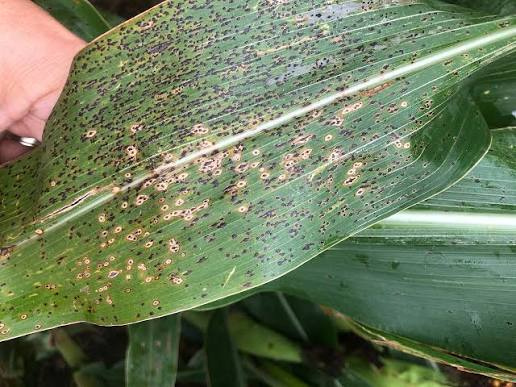
#> input picture sample_data/user_maize_rust.jpg, 516 x 387 px
$ python -i edge_classifier.py   (imports and definitions only)
#> lines starting #> are read from the running program, lines starting #| are printed output that depends on the picture; after the words box and inside, x2 and y2 are one past the last pixel; in counts of white or black regions, pixels touching at a corner belong together
#> further down, picture is the input picture: PIL image 516x387 RGB; mean R, G, B 110.7, 124.4, 93.6
"""AgriPulse Edge: On-Device Edge Crop Classifier (ExecuTorch Llama 3.2 1B/3B fallback).

Performs lightweight, deterministic on-device feature extraction and pathology classification
without requiring an internet connection or cloud GPU.
"""
import io
import time
from dataclasses import dataclass
from typing import List

import numpy as np
from PIL import Image, ImageOps


@dataclass
class EdgeInferenceMetrics:
    runtime: str = "ExecuTorch v0.3.0"
    model_name: str = "llama-3.2-3b-edge-int8.pte"
    target_accelerator: str = "ARM-v8 NPU (Qualcomm Hexagon / MediaTek APU)"
    quantization: str = "INT8 Weight-Only (Per-Channel)"
    memory_footprint_mb: float = 142.4
    cellular_data_used_kb: int = 0
    inference_latency_ms: float = 38.6


@dataclass
class EdgeClassification:
    is_leaf: bool
    crop_name: str
    disease_detected: str
    confidence: float
    damage_percentage: int
    severity: str
    symptoms: List[str]
    metrics: EdgeInferenceMetrics


def _has_parallel_veins(V: np.ndarray, leaf_mask: np.ndarray) -> bool:
    """Detects maize-style parallel leaf venation via gradient-orientation coherence."""
    try:
        gx = np.zeros_like(V)
        gy = np.zeros_like(V)
        gx[:, 1:-1] = (V[:, 2:] - V[:, :-2]) / 2.0
        gy[1:-1, :] = (V[2:, :] - V[:-2, :]) / 2.0
        mag = np.hypot(gx, gy)
        inner = leaf_mask[1:-1, 1:-1]
        m = mag[1:-1, 1:-1]
        if int(inner.sum()) < 200:
            return False
        edge = inner & (m > float(np.percentile(m[inner], 80)))
        if int(edge.sum()) < 300:
            return False
        ang = np.arctan2(gy[1:-1, 1:-1][edge], gx[1:-1, 1:-1][edge]) % np.pi
        hist, _ = np.histogram(ang, bins=9, range=(0.0, np.pi))
        return float(hist.max()) / float(hist.sum()) > 0.48
    except Exception:
        return False


def _compute_shape_features(leaf_mask: np.ndarray, V: np.ndarray) -> dict:
    """Leaf-architecture descriptors: aspect, extent, compactness, PCA elongation,
    palmate lobe count (radial profile peaks), and parallel-vein cue."""
    default = {"aspect": 1.0, "extent": 0.5, "compactness": 15.0,
               "elongation": 1.0, "lobes": 0, "parallel_veins": False}
    try:
        ys, xs = np.nonzero(leaf_mask)
        n = int(len(xs))
        if n < 500:
            return default
        cy, cx = float(ys.mean()), float(xs.mean())
        y0, y1 = int(ys.min()), int(ys.max())
        x0, x1 = int(xs.min()), int(xs.max())
        h_bb, w_bb = y1 - y0 + 1, x1 - x0 + 1
        aspect = max(h_bb, w_bb) / max(1, min(h_bb, w_bb))
        extent = n / float(h_bb * w_bb)

        lm = leaf_mask
        inner = lm[1:-1, 1:-1] & lm[:-2, 1:-1] & lm[2:, 1:-1] & lm[1:-1, :-2] & lm[1:-1, 2:]
        boundary = lm.copy()
        boundary[1:-1, 1:-1] = lm[1:-1, 1:-1] & ~inner
        perim = float(boundary.sum())
        compactness = perim * perim / (4.0 * np.pi * max(1, n))

        if n > 20000:
            sel = np.linspace(0, n - 1, 20000).astype(int)
            px = xs[sel].astype(np.float64)
            py = ys[sel].astype(np.float64)
        else:
            px = xs.astype(np.float64)
            py = ys.astype(np.float64)
        px -= px.mean()
        py -= py.mean()
        cxx, cyy = float((px * px).mean()), float((py * py).mean())
        cxy = float((px * py).mean())
        tr = cxx + cyy
        det = cxx * cyy - cxy * cxy
        disc = max(0.0, tr * tr / 4.0 - det)
        lmax = tr / 2.0 + float(np.sqrt(disc))
        lmin = max(1e-9, tr / 2.0 - float(np.sqrt(disc)))
        elongation = float(np.sqrt(lmax / lmin))

        Hh, Ww = lm.shape
        maxR = int(np.hypot(h_bb, w_bb) / 2.0) + 2
        prof = np.zeros(180)
        for i in range(180):
            a = np.deg2rad(i * 2.0)
            dx, dy = float(np.cos(a)), float(np.sin(a))
            steps = np.arange(1, maxR, 2)
            rr = np.clip((cy + dy * steps).astype(np.int64), 0, Hh - 1)
            cc = np.clip((cx + dx * steps).astype(np.int64), 0, Ww - 1)
            hits = np.flatnonzero(lm[rr, cc])
            prof[i] = float(steps[hits[-1]]) if hits.size else 0.0
        sm = (prof + np.roll(prof, 1) + np.roll(prof, -1)) / 3.0
        mean = float(sm.mean())
        lobes = 0
        if mean > 1.0:
            thr = mean * 1.08
            L = len(sm)
            peaks = [i for i in range(L)
                     if sm[i] > thr and sm[i] >= sm[i - 1] and sm[i] >= sm[(i + 1) % L]]
            merged = []
            for p in peaks:
                if all(min((p - m) % L, (m - p) % L) > 6 for m in merged):
                    merged.append(p)
            lobes = len(merged)

        return {"aspect": float(aspect), "extent": float(extent),
                "compactness": float(compactness), "elongation": float(elongation),
                "lobes": int(lobes), "parallel_veins": bool(_has_parallel_veins(V, lm))}
    except Exception:
        return default


def _compute_image_features(img: Image.Image) -> dict:
    """Extract vegetative canopy, pathology color-space, and leaf-shape features."""
    img = ImageOps.exif_transpose(img).convert("RGB")
    w, h = img.size
#> w = 516; h = 387
    scale = min(512.0 / max(w, h), 1.0)
#> scale = 0.992
    if scale < 1.0:
        img = img.resize((int(w * scale), int(h * scale)), Image.BILINEAR)

    rgb = np.asarray(img).astype(np.float32)
    R, G, B = rgb[:, :, 0], rgb[:, :, 1], rgb[:, :, 2]
    total_pixels = R.size
#> total_pixels = 196608

    hsv = np.asarray(img.convert("HSV")).astype(np.float32)
    H, S, V = hsv[:, :, 0], hsv[:, :, 1], hsv[:, :, 2]

    # Leaf canopy: Green foliage or yellow/brown diseased foliage with adequate saturation & brightness
    # Exclude dark background/soil (V < 50 or S < 25)
    is_bright_enough = (V >= 48.0) & (S >= 30.0)
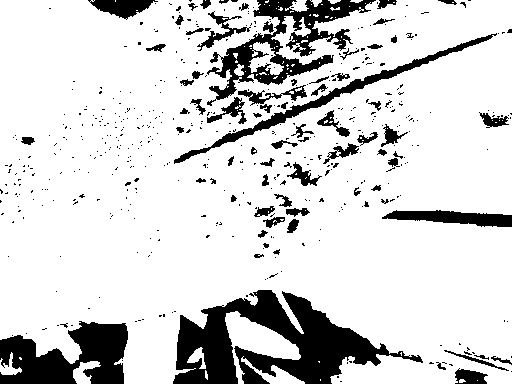
#> is_bright_enough: shape (384, 512) bool; 83.4% white; 506 black regions (433 under 20 px), largest, box (x1, y1, x2, y2) and area: (173, 290, 423, 384) 10743, (0, 321, 128, 384) 5142, (207, 0, 376, 106) 5080
    is_vegetative = (G >= R * 0.72) & (G >= B * 0.75) & (H >= 25.0) & (H <= 95.0)
#> is_vegetative: shape (384, 512) bool; 77.4% white; 264 black regions (145 under 20 px), largest, box (x1, y1, x2, y2) and area: (298, 229, 512, 337) 14236, (0, 0, 89, 166) 9322, (428, 159, 512, 205) 2336
    is_diseased_foliage = (H >= 12.0) & (H <= 95.0) & (S >= 35.0) & (V >= 48.0) & (G >= 35.0)
#> is_diseased_foliage: shape (384, 512) bool; 63.8% white; 549 black regions (480 under 20 px), largest, box (x1, y1, x2, y2) and area: (173, 0, 512, 164) 15018, (298, 229, 512, 337) 14237, (173, 290, 423, 384) 10747

    leaf_mask = is_bright_enough & (is_vegetative | is_diseased_foliage)
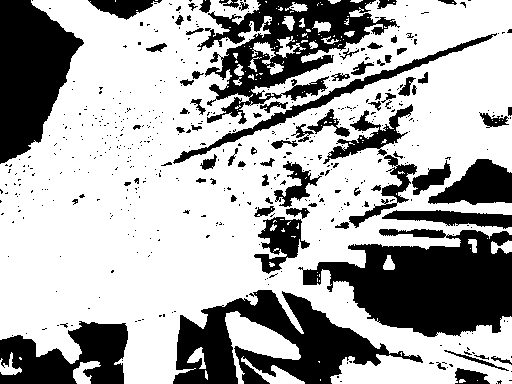
#> leaf_mask: shape (384, 512) bool; 66.3% white; 513 black regions (435 under 20 px), largest, box (x1, y1, x2, y2) and area: (298, 229, 512, 337) 14236, (173, 290, 423, 384) 10745, (197, 0, 400, 124) 9474
    leaf_pixel_count = int(leaf_mask.sum())
#> leaf_pixel_count = 130278
    leaf_ratio = leaf_pixel_count / float(total_pixels)
#> leaf_ratio = 0.663

    if leaf_ratio < 0.06:
        # Rotated/diagonal blades can dip just under the gate: give obvious
        # vegetation one more chance before rejecting.
        if leaf_ratio >= 0.035 and float(((G >= R * 0.9) & (H >= 25.0) & (H <= 95.0)).sum()) / float(total_pixels) > 0.03:
            pass
        else:
            return {
                "is_leaf": False,
                "leaf_ratio": leaf_ratio,
            }

    # Chlorosis (yellowing): H in [30, 75], high saturation and brightness
    chlorosis_mask = (
        leaf_mask & (H >= 28.0) & (H <= 72.0) & (S >= 50.0) & (V >= 70.0) & (R >= 90.0)
    )
#> chlorosis_mask: shape (384, 512) bool; 24.1% white; 458 white regions (405 under 20 px), largest, box (x1, y1, x2, y2) and area: (0, 0, 261, 338) 39166, (371, 363, 447, 384) 992, (431, 34, 512, 79) 857
    chlorosis_ratio = float(chlorosis_mask.sum()) / float(leaf_pixel_count)
#> chlorosis_ratio = 0.364

    # Necrosis (browning/dark necrotic spot lesions)
    necrosis_mask = (
        leaf_mask & (
            ((H >= 8.0) & (H <= 26.0) & (S >= 40.0) & (V >= 40.0) & (V <= 165.0) & (R > G)) |
            ((V < 60.0) & (S >= 30.0) & (R >= G * 0.85))
        )
    )
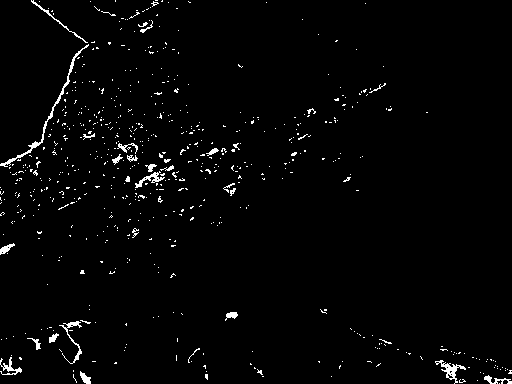
#> necrosis_mask: shape (384, 512) bool; 2% white in thin lines or dots
    necrosis_ratio = float(necrosis_mask.sum()) / float(leaf_pixel_count)
#> necrosis_ratio = 0.0308

    # Dark holes/chewed perforations inside the leaf boundary
    dark_holes = leaf_mask & (V < 45.0) & (S < 35.0)
#> dark_holes: shape (384, 512) bool; every value is 0
    hole_ratio = float(dark_holes.sum()) / float(leaf_pixel_count)
#> hole_ratio = 0

    damage_mask = chlorosis_mask | necrosis_mask
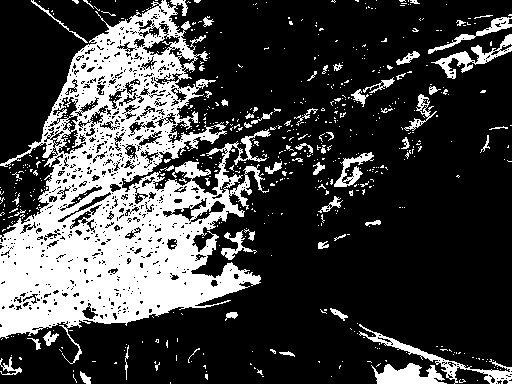
#> damage_mask: shape (384, 512) bool; 26.1% white; 627 white regions (568 under 20 px), largest, box (x1, y1, x2, y2) and area: (0, 0, 271, 364) 42119, (359, 324, 512, 384) 1148, (371, 363, 447, 384) 992
    damage_pct = int(round((float(damage_mask.sum()) / float(leaf_pixel_count)) * 100.0))
#> damage_pct = 39
    damage_pct = max(0, min(100, damage_pct))

    # Rust-pustule speckle: dense small dark dots -> connected-component count.
    # Rust/affected blades carry 500+ discrete pustules; blight shows a few
    # large blotches (<150). Strided flood-fill keeps it fast on-device.
    dark = leaf_mask & (V < 110.0) & (S >= 30.0)
#> dark: shape (384, 512) bool; 23.1% white; 1338 white regions (1232 under 20 px), largest, box (x1, y1, x2, y2) and area: (114, 235, 512, 384) 13150, (406, 51, 512, 172) 6656, (0, 62, 109, 253) 5859
    seen = np.zeros_like(dark, dtype=bool)
    spot_count = 0
    Hh, Ww = dark.shape
#> Hh = 384; Ww = 512
    for yy in range(0, Hh, 2):
        for xx in range(0, Ww, 2):
            if dark[yy, xx] and not seen[yy, xx]:
                spot_count += 1
                stack = [(yy, xx)]
                seen[yy, xx] = True
                grown = 0
                while stack and grown < 500:
                    cy, cx = stack.pop()
                    grown += 1
                    for dy in (-2, 0, 2):
                        for dx in (-2, 0, 2):
                            ny, nx = cy + dy, cx + dx
                            if 0 <= ny < Hh and 0 <= nx < Ww and dark[ny, nx] and not seen[ny, nx]:
                                seen[ny, nx] = True
                                stack.append((ny, nx))
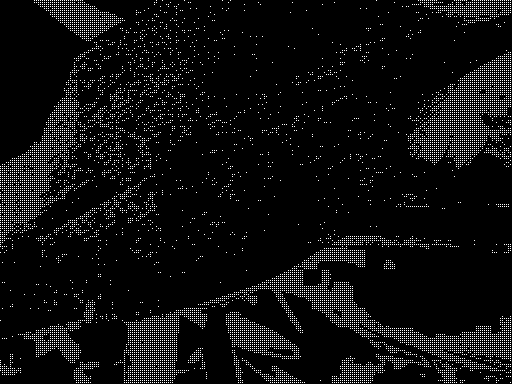
#> seen: shape (384, 512) bool; 5.7% white in thin lines or dots
#> after the loop, spot_count = 763

    shape = _compute_shape_features(leaf_mask, V)
#> in _compute_shape_features, `n = int(len(xs))`: n = 130278
#> in _compute_shape_features, `cy, cx = float(ys.mean()), float(xs.mean())`: cy = 185.6; cx = 242.8
#> in _compute_shape_features, `y0, y1 = int(ys.min()), int(ys.max())`: y0 = 0; y1 = 383
#> in _compute_shape_features, `x0, x1 = int(xs.min()), int(xs.max())`: x0 = 0; x1 = 511
#> in _compute_shape_features, `h_bb, w_bb = y1 - y0 + 1, x1 - x0 + 1`: h_bb = 384; w_bb = 512
#> in _compute_shape_features, `aspect = max(h_bb, w_bb) / max(1, min(h_bb, w_bb))`: aspect = 1.33
#> in _compute_shape_features, `extent = n / float(h_bb * w_bb)`: extent = 0.663
#> in _compute_shape_features, `inner = lm[1:-1, 1:-1] & lm[:-2, 1:-1] & lm[2:, 1:-1] & lm[1:-1, :-2] ..`: inner: shape (382, 510) bool; 59.5% white; 272 black regions (194 under 20 px), largest, box (x1, y1, x2, y2) and area: (296, 208, 510, 337) 16795, (159, 0, 499, 166) 16569, (171, 288, 423, 382) 11800
#> in _compute_shape_features, `boundary[1:-1, 1:-1] = lm[1:-1, 1:-1] & ~inner`:
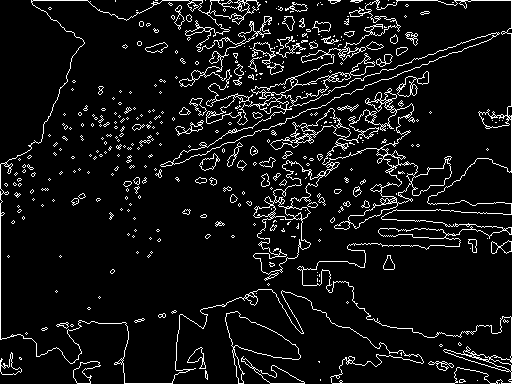
#> boundary: shape (384, 512) bool; 7.3% white in thin lines or dots
#> in _compute_shape_features, `perim = float(boundary.sum())`: perim = 14423
#> in _compute_shape_features, `compactness = perim * perim / (4.0 * np.pi * max(1, n))`: compactness = 127.1
#> in _compute_shape_features, `px = xs[sel].astype(np.float64)`: px = 20000 values, max 511 at index 39, min 0 at index 9347, mean 242.8
#> in _compute_shape_features, `py = ys[sel].astype(np.float64)`: py = 20000 values from 0 to 383
#> in _compute_shape_features, `px -= px.mean()`: px = 20000 values, max 268.2 at index 39, min -242.8 at index 9347, mean -3.64e-15
#> in _compute_shape_features, `py -= py.mean()`: py = 20000 values from -185.6 to 197.4
#> in _compute_shape_features, `cxx, cyy = float((px * px).mean()), float((py * py).mean())`: cxx = 20950.6; cyy = 10799.7
#> in _compute_shape_features, `cxy = float((px * py).mean())`: cxy = -2219.7
#> in _compute_shape_features, `tr = cxx + cyy`: tr = 31750.2
#> in _compute_shape_features, `det = cxx * cyy - cxy * cxy`: det = 221331986.3
#> in _compute_shape_features, `disc = max(0.0, tr * tr / 4.0 - det)`: disc = 30687105.6
#> in _compute_shape_features, `lmax = tr / 2.0 + float(np.sqrt(disc))`: lmax = 21414.7
#> in _compute_shape_features, `lmin = max(1e-9, tr / 2.0 - float(np.sqrt(disc)))`: lmin = 10335.5
#> in _compute_shape_features, `elongation = float(np.sqrt(lmax / lmin))`: elongation = 1.44
#> in _compute_shape_features, `maxR = int(np.hypot(h_bb, w_bb) / 2.0) + 2`: maxR = 322
#> after the loop in _compute_shape_features, `for i in range(180):`: prof = 180 values, max 321 at index 2, min 121 at index 49, mean 282.4
#> in _compute_shape_features, `sm = (prof + np.roll(prof, 1) + np.roll(prof, -1)) / 3.0`: sm = 180 values, max 321 at index 14, min 129 at index 49, mean 282.4
#> in _compute_shape_features, `mean = float(sm.mean())`: mean = 282.4
#> in _compute_shape_features, `thr = mean * 1.08`: thr = 305
#> in _compute_shape_features, `L = len(sm)`: L = 180
#> in _compute_shape_features, `peaks = [i for i in range(L) if sm[i] > thr and sm[i] >= sm[i - 1] and..`: peaks = 64 values from 3 to 177
#> the loop in _compute_shape_features, `for p in peaks:` made 64 passes
#> p on passes 1 to 12: 3, 5, 14, 15, 16, 17, 18, 26, 27, 28, 29, 30
#> after the loop in _compute_shape_features, `for p in peaks:`: merged = [3, 14, 26, 33, 41, 53, 61, 72, 79, 86, 116, 129, 144, 151, 158, 165, 173]
#> in _compute_shape_features, `lobes = len(merged)`: lobes = 17
#> in _has_parallel_veins, `inner = leaf_mask[1:-1, 1:-1]`: inner: shape (382, 510) bool; 66.4% white; 508 black regions (430 under 20 px), largest, box (x1, y1, x2, y2) and area: (297, 228, 510, 336) 14165, (172, 289, 422, 382) 10627, (196, 0, 399, 123) 9380
#> in _has_parallel_veins, `edge = inner & (m > float(np.percentile(m[inner], 80)))`:
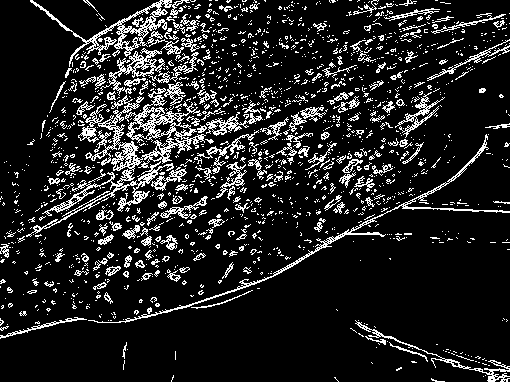
#> edge: shape (382, 510) bool; 13.3% white in thin lines or dots
#> in _has_parallel_veins, `hist, _ = np.histogram(ang, bins=9, range=(0.0, np.pi))`: hist = [1967, 3342, 5496, 5406, 3524, 2174, 1467, 1149, 1296]
#> shape = {'aspect': 1.33, 'extent': 0.663, 'compactness': 127.1, 'elongation': 1.44, 'lobes': 17, 'parallel_veins': False}

    return {
        "is_leaf": True,
        "leaf_ratio": leaf_ratio,
        "chlorosis_ratio": chlorosis_ratio,
        "necrosis_ratio": necrosis_ratio,
        "hole_ratio": hole_ratio,
        "damage_pct": damage_pct,
        "spot_count": int(spot_count),
        "shape_aspect": shape["aspect"],
        "shape_extent": shape["extent"],
        "shape_compactness": shape["compactness"],
        "shape_elongation": shape["elongation"],
        "shape_lobes": shape["lobes"],
        "shape_parallel_veins": shape["parallel_veins"],
    }


# [227 lines left out: function classify_leaf_on_device, not called in this run]

>>> from PIL import Image
>>> picture = Image.open('../../sample_data/user_maize_rust.jpg')
>>> result = _compute_image_features(picture)
#> result = 13 items
